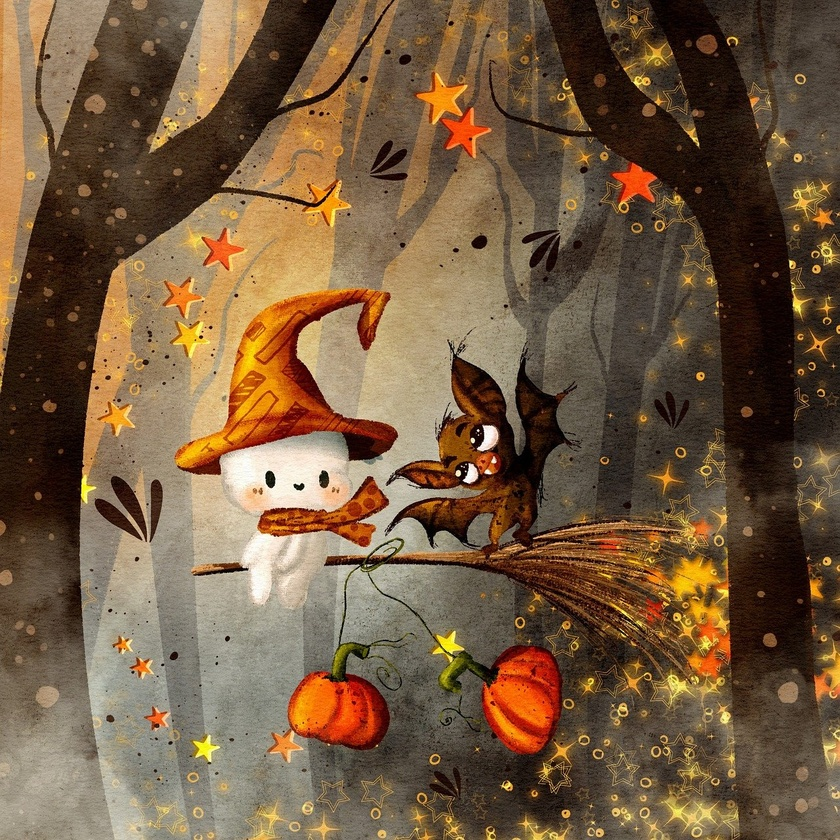
#> input picture Lab-05/input.jpg, 840 x 840 px, shrunk from 1280 x 1280 before the run
$ jupyter execute sobel.ipynb
#> lines starting #> are read from the running program, lines starting #| are printed output that depends on the picture
[cell 1]
# sobel_edge_detection.py

import numpy as np
from PIL import Image
import matplotlib.pyplot as plt
from scipy.ndimage import convolve

def sobel_operator(img):
    # Define Sobel kernels for horizontal and vertical edge detection
    kernel_x = np.array([[-1, 0, 1],
                         [-2, 0, 2],
                         [-1, 0, 1]])

    kernel_y = np.array([[-1, -2, -1],
                         [ 0,  0,  0],
                         [ 1,  2,  1]])

    # Apply convolution using Sobel kernels
    grad_x = convolve(img, kernel_x)
    grad_y = convolve(img, kernel_y)

    # Compute the gradient magnitude
    grad_magnitude = np.hypot(grad_x, grad_y)
    grad_magnitude = grad_magnitude / grad_magnitude.max() * 255

    return grad_magnitude

def edge_detection_sobel(input_path, output_path):
#> called with input_path = 'input.jpg', output_path = 'sobel_edge_detected.jpg'
    img = Image.open(input_path).convert("L")  # Convert image to grayscale
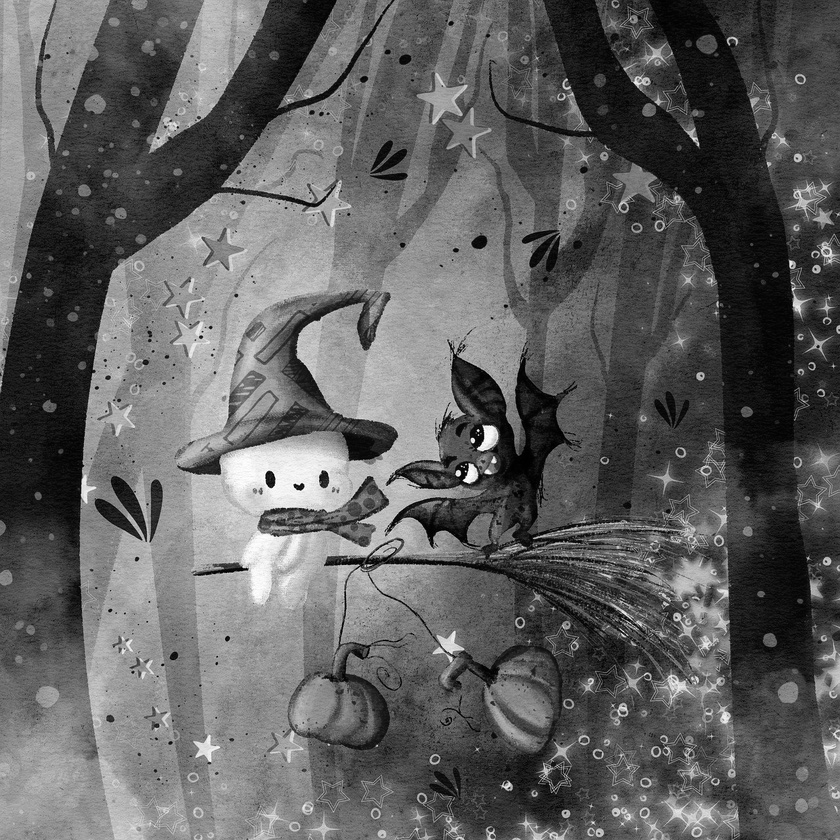
#> img: PIL image 840x840 L; min 0, max 255, mean 95.9
    img_array = np.array(img)

    # Apply Sobel edge detection
    edge_img_array = sobel_operator(img_array)
#> in sobel_operator, `grad_x = convolve(img, kernel_x)`:
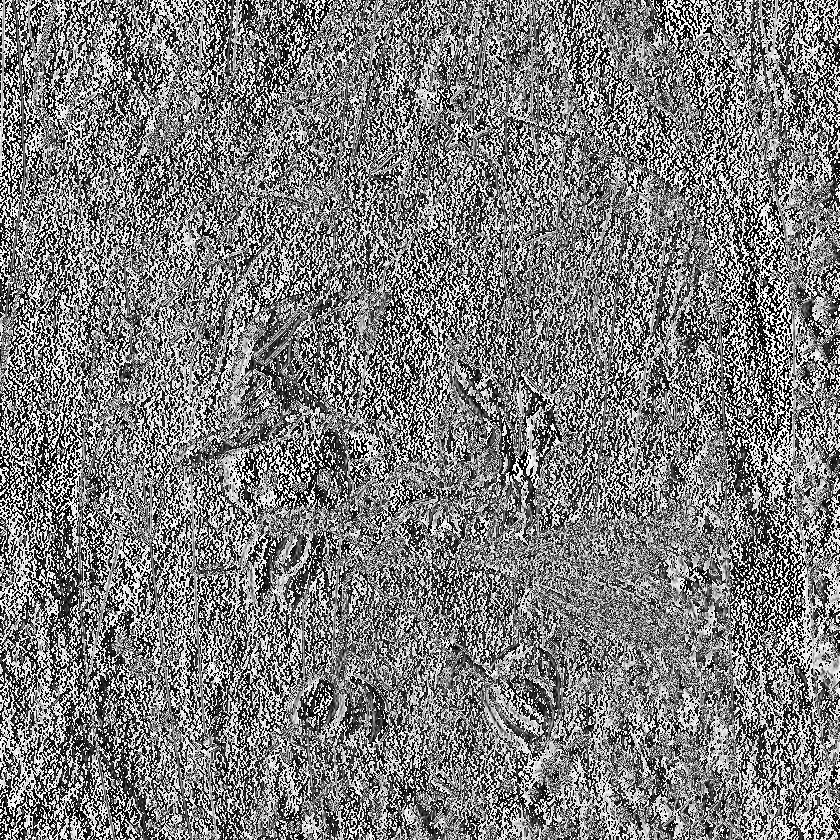
#> grad_x: shape (840, 840); min 0, max 255, mean 124.5
#> in sobel_operator, `grad_y = convolve(img, kernel_y)`:
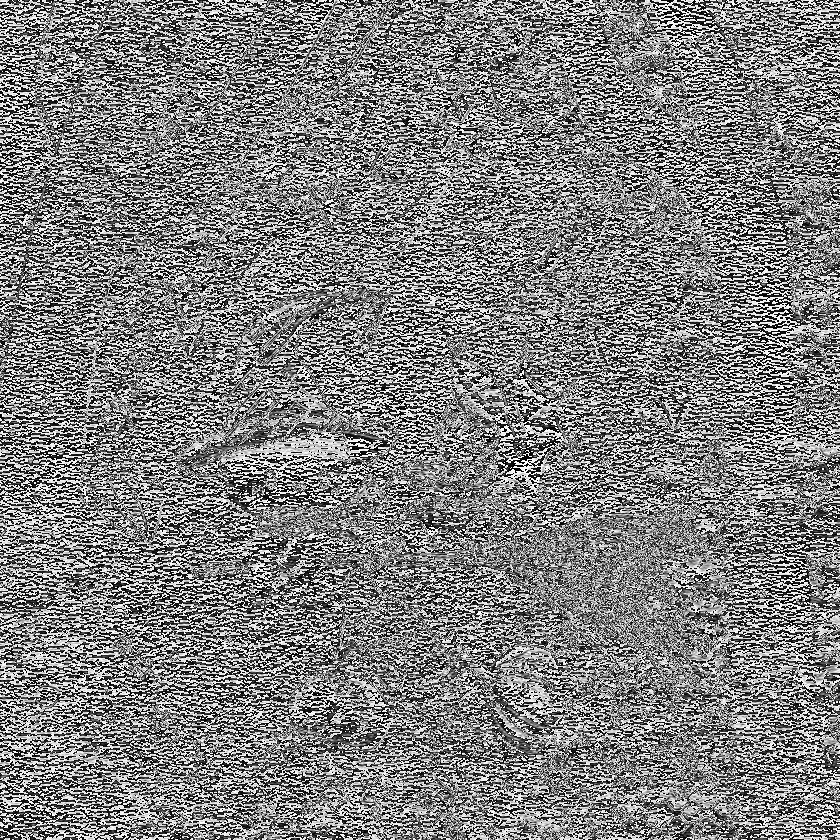
#> grad_y: shape (840, 840); min 0, max 255, mean 127.1
#> in sobel_operator, `grad_magnitude = np.hypot(grad_x, grad_y)`:
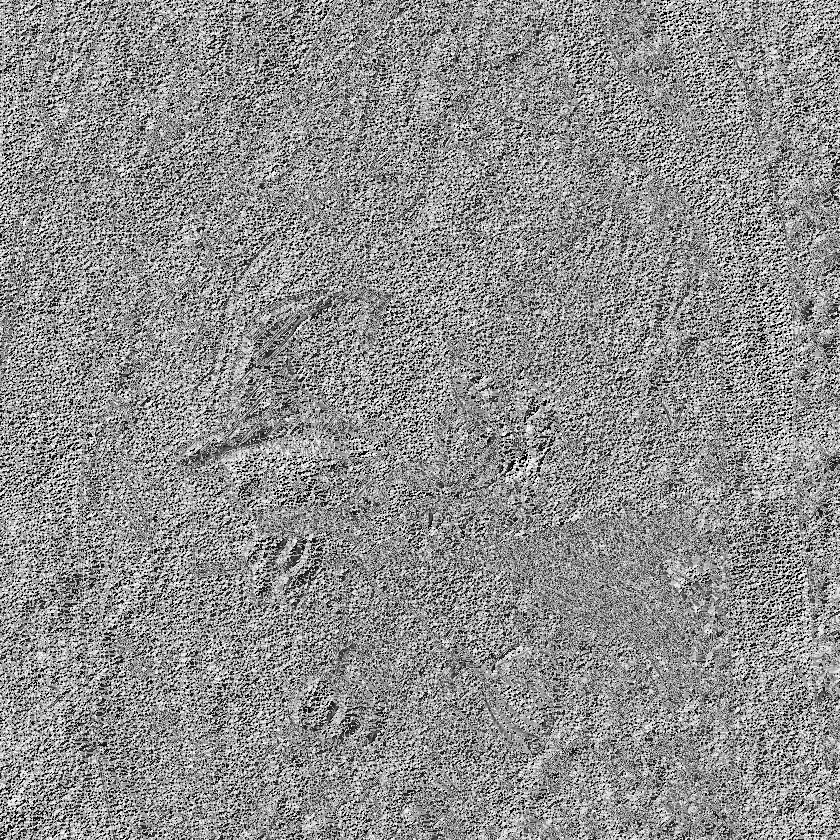
#> grad_magnitude: shape (840, 840) float16; min 0, max 360.5, mean 202.2; drawn with min black and max white

    # Convert the edge-detected image back to an image
    edge_img = Image.fromarray(edge_img_array.astype(np.uint8))

    # Save the output image
    edge_img.save(output_path)

    # Display original and edge-detected images
    plt.figure(figsize=(10, 5))

    plt.subplot(1, 2, 1)
    plt.imshow(img, cmap="gray")
    plt.title("Original Image")
    plt.axis("off")

    plt.subplot(1, 2, 2)
    plt.imshow(edge_img, cmap="gray")
    plt.title("Edge Detection (Sobel Operator)")
    plt.axis("off")

    plt.tight_layout()
    plt.show()

# Example usage
if __name__ == "__main__":
    input_path = "input.jpg"
    output_path = "sobel_edge_detected.jpg"
    edge_detection_sobel(input_path, output_path)
    print(f"Edge-detected image saved as {output_path}")
